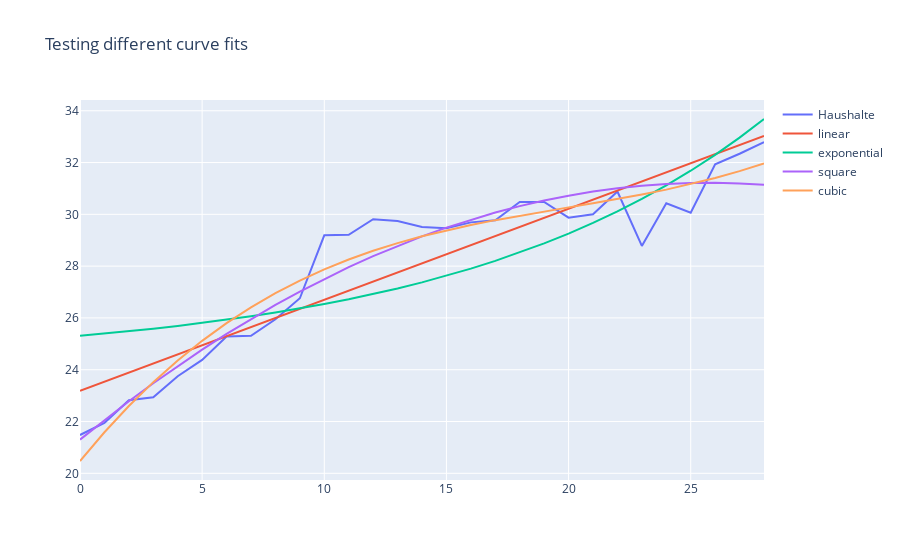

The notebook cell saved with this chart:
### Code cell
from scipy.optimize import curve_fit

def linear(x,a,b):
    return a*x+b

def exponential(x,b,c):
    return np.exp(b*x) + c

def square(x,a,b,c):
    return a*x**2 + b*x + c

def cubic(x,a,b,c,d):
    return a*x**3 + b*x**2 + c*x +d

popt_lin, pcov_lin = curve_fit(linear, energy_prices.index, energy_prices["Haushalte"])

popt_sq, pcov_sq = curve_fit(square, list(energy_prices.index), list(energy_prices["Haushalte"]))

popt_exp, pcov_exp = curve_fit(exponential, list(energy_prices.index), list(energy_prices["Haushalte"]))

popt_cub, pcov_cub = curve_fit(cubic, list(energy_prices.index), list(energy_prices["Haushalte"]))

fig = make_subplots(rows=1, cols=1)
fig.add_trace(
    go.Scatter(y=energy_prices["Haushalte"], name="Haushalte"))
fig.add_trace(
    go.Scatter(y=linear(energy_prices.index, *popt_lin),name="linear"),
    row=1, col=1)
fig.add_trace(
    go.Scatter(y=exponential(energy_prices.index, *popt_exp),name="exponential"),
    row=1, col=1)
fig.add_trace(
    go.Scatter(y=square(energy_prices.index, *popt_sq),name="square"),
    row=1, col=1)
fig.add_trace(
    go.Scatter(y=cubic(energy_prices.index, *popt_cub),name="cubic"),
    row=1, col=1)
fig.update_layout(title="Testing different curve fits")
fig.show()

### Figure 1 — Plotly figure (JSON) as saved in the notebook; plotly's stock layout.template omitted (floating-point values rounded to 4 significant figures)
{"data": [{"name": "Haushalte", "type": "scatter", "y": [21.48, 21.95, 22.82, 22.94, 23.75, 24.38, 25.28, 25.31, 25.95, 26.76, 29.19, 29.21, 29.81, 29.74, 29.51, 29.46, 29.69, 29.77, 30.48, 30.48, 29.87, 30, 30.88, 28.78, 30.43, 30.06, 31.93, 32.34, 32.79]}, {"name": "linear", "type": "scatter", "xaxis": "x", "y": [23.18, 23.54, 23.89, 24.24, 24.59, 24.94, 25.29, 25.64, 26.0, 26.35, 26.7, 27.05, 27.4, 27.75, 28.1, 28.46, 28.81, 29.16, 29.51, 29.86, 30.21, 30.57, 30.92, 31.27, 31.62, 31.97, 32.32, 32.67, 33.03], "yaxis": "y"}, {"name": "exponential", "type": "scatter", "xaxis": "x", "y": [25.31, 25.4, 25.49, 25.58, 25.69, 25.8, 25.93, 26.06, 26.21, 26.37, 26.54, 26.72, 26.92, 27.14, 27.37, 27.63, 27.9, 28.2, 28.53, 28.88, 29.26, 29.67, 30.11, 30.6, 31.12, 31.68, 32.3, 32.96, 33.68], "yaxis": "y"}, {"name": "square", "type": "scatter", "xaxis": "x", "y": [21.3, 22.06, 22.78, 23.48, 24.14, 24.78, 25.38, 25.96, 26.5, 27.02, 27.51, 27.96, 28.39, 28.78, 29.15, 29.49, 29.79, 30.07, 30.32, 30.53, 30.72, 30.88, 31.01, 31.1, 31.17, 31.21, 31.22, 31.2, 31.14], "yaxis": "y"}, {"name": "cubic", "type": "scatter", "xaxis": "x", "y": [20.48, 21.58, 22.6, 23.52, 24.36, 25.12, 25.8, 26.41, 26.96, 27.44, 27.87, 28.26, 28.59, 28.89, 29.15, 29.38, 29.59, 29.78, 29.95, 30.11, 30.27, 30.43, 30.59, 30.77, 30.95, 31.16, 31.4, 31.67, 31.97], "yaxis": "y"}], "layout": {"title": {"text": "Testing different curve fits"}, "xaxis": {"anchor": "y", "domain": [0, 1]}, "yaxis": {"anchor": "x", "domain": [0, 1]}}}
